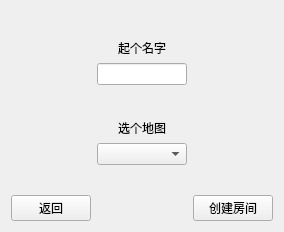
<?xml version="1.0" encoding="UTF-8"?>
<ui version="4.0">
 <class>CreateRoom</class>
 <widget class="QWidget" name="CreateRoom">
  <property name="geometry">
   <rect>
    <x>0</x>
    <y>0</y>
    <width>284</width>
    <height>232</height>
   </rect>
  </property>
  <property name="windowTitle">
   <string>Form</string>
  </property>
  <layout class="QGridLayout" name="gridLayout">
   <item row="0" column="1">
    <spacer name="verticalSpacer">
     <property name="orientation">
      <enum>Qt::Vertical</enum>
     </property>
     <property name="sizeHint" stdset="0">
      <size>
       <width>20</width>
       <height>28</height>
      </size>
     </property>
    </spacer>
   </item>
   <item row="1" column="1">
    <widget class="QLabel" name="label">
     <property name="layoutDirection">
      <enum>Qt::LeftToRight</enum>
     </property>
     <property name="text">
      <string>起个名字</string>
     </property>
     <property name="alignment">
      <set>Qt::AlignCenter</set>
     </property>
    </widget>
   </item>
   <item row="2" column="1">
    <widget class="QLineEdit" name="room_name"/>
   </item>
   <item row="3" column="0">
    <spacer name="horizontalSpacer_3">
     <property name="orientation">
      <enum>Qt::Horizontal</enum>
     </property>
     <property name="sizeHint" stdset="0">
      <size>
       <width>72</width>
       <height>20</height>
      </size>
     </property>
    </spacer>
   </item>
   <item row="3" column="1">
    <spacer name="verticalSpacer_2">
     <property name="orientation">
      <enum>Qt::Vertical</enum>
     </property>
     <property name="sizeHint" stdset="0">
      <size>
       <width>20</width>
       <height>28</height>
      </size>
     </property>
    </spacer>
   </item>
   <item row="3" column="2">
    <spacer name="horizontalSpacer_4">
     <property name="orientation">
      <enum>Qt::Horizontal</enum>
     </property>
     <property name="sizeHint" stdset="0">
      <size>
       <width>72</width>
       <height>20</height>
      </size>
     </property>
    </spacer>
   </item>
   <item row="4" column="1">
    <widget class="QLabel" name="label_2">
     <property name="text">
      <string>选个地图</string>
     </property>
     <property name="alignment">
      <set>Qt::AlignCenter</set>
     </property>
    </widget>
   </item>
   <item row="5" column="1">
    <widget class="QComboBox" name="select_map"/>
   </item>
   <item row="6" column="1">
    <spacer name="verticalSpacer_3">
     <property name="orientation">
      <enum>Qt::Vertical</enum>
     </property>
     <property name="sizeHint" stdset="0">
      <size>
       <width>20</width>
       <height>20</height>
      </size>
     </property>
    </spacer>
   </item>
   <item row="7" column="0">
    <widget class="QPushButton" name="return_start">
     <property name="text">
      <string>返回</string>
     </property>
    </widget>
   </item>
   <item row="7" column="1">
    <spacer name="horizontalSpacer_5">
     <property name="orientation">
      <enum>Qt::Horizontal</enum>
     </property>
     <property name="sizeHint" stdset="0">
      <size>
       <width>101</width>
       <height>20</height>
      </size>
     </property>
    </spacer>
   </item>
   <item row="7" column="2">
    <widget class="QPushButton" name="submit">
     <property name="text">
      <string>创建房间</string>
     </property>
    </widget>
   </item>
  </layout>
 </widget>
 <resources/>
 <connections/>
</ui>
